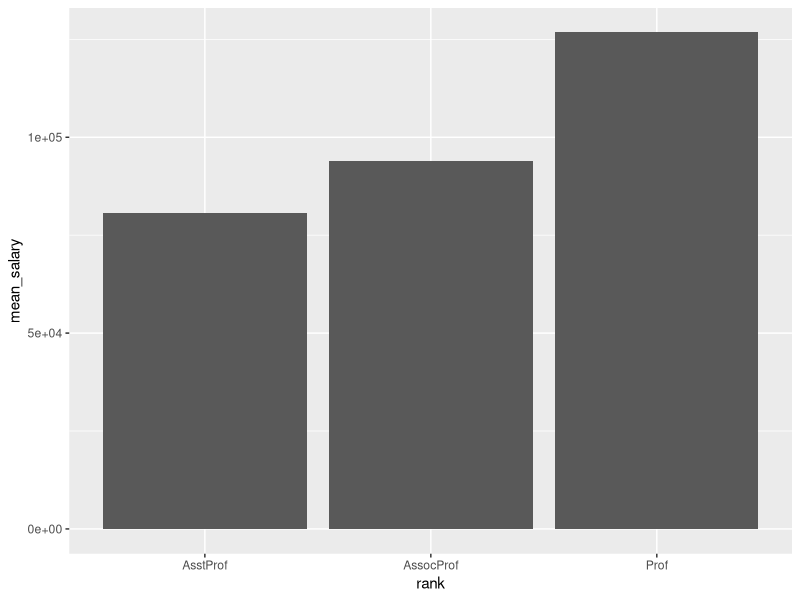
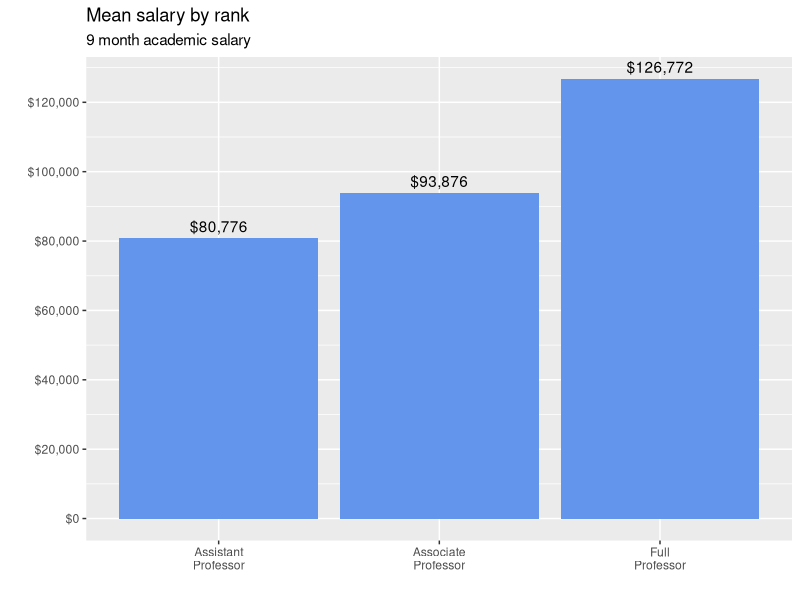

Generate these figures, in order, with R:
#Combining barplot with mutate
library(tidyverse)
library(carData)
data<-Salaries
data<-data%>%group_by(rank)%>%summarize(mean_salary=mean(salary))
ggplot(data, aes(x=rank, y=mean_salary))+geom_bar(stat="identity")
#adding the salary labels
ggplot(data, aes(x=factor(rank, labels=c("Assistant\nProfessor", "Associate\nProfessor", "Full\nProfessor")), y=mean_salary))+geom_bar(stat="identity", fill="cornflowerblue")+geom_text(aes(label=scales::dollar(mean_salary)), vjust=-0.50)+scale_y_continuous(breaks = seq(0, 130000, 20000), labels = scales::dollar)+labs(title = "Mean salary by rank", subtitle = "9 month academic salary", x="", y="")
